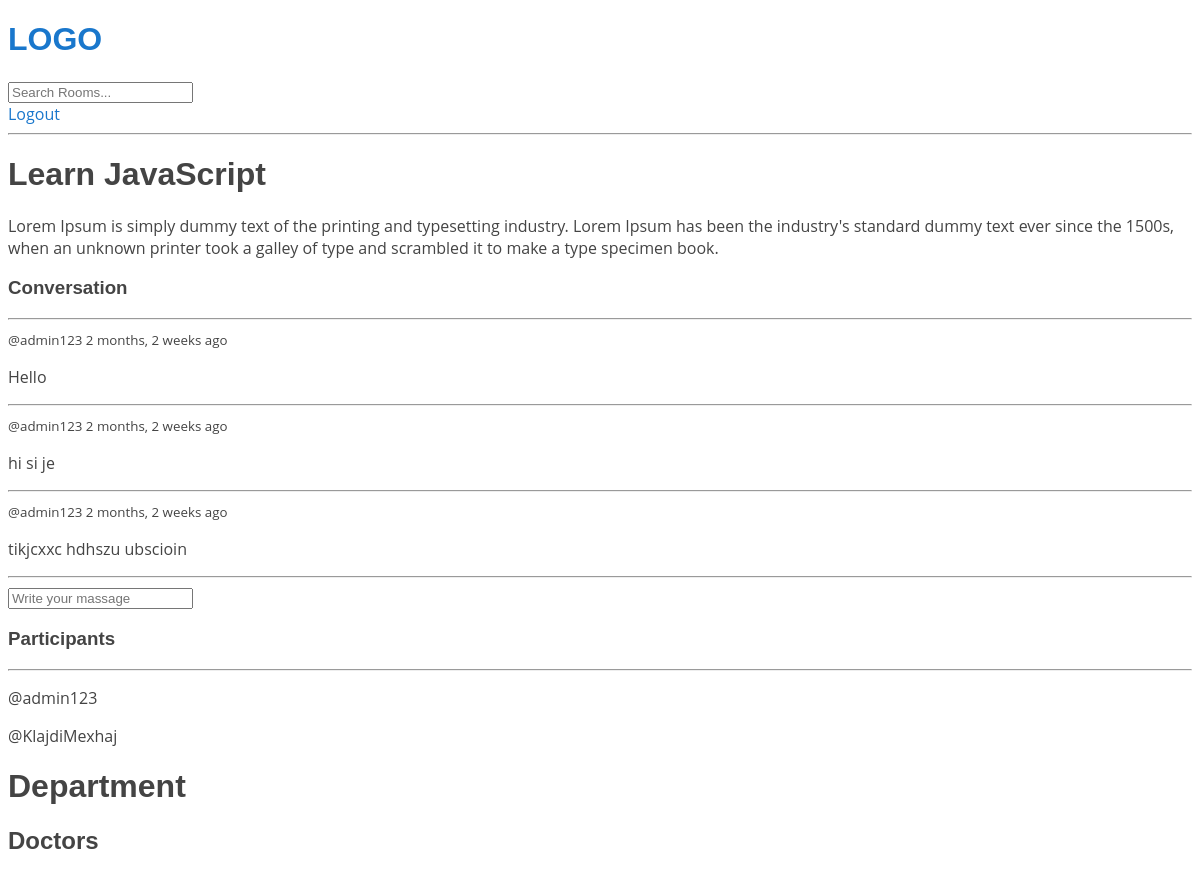
Screenshot of /room/1/ (signed in) with the database file from the repository.
### appSalus/models.py (models this page shows, shortened)
class Room(models.Model):
    host = models.ForeignKey(User, on_delete=models.SET_NULL, null=True)
    topic = models.ForeignKey(Topic, on_delete=models.SET_NULL, null=True)
    name = models.CharField(max_length=200,blank=True)
    description = models.TextField(null=True, blank=True)
    participants = models.ManyToManyField(User,related_name='participants',blank=True)
    updated = models.DateTimeField(auto_now=True)
    created = models.DateTimeField(auto_now_add=True)
    class Meta:
        ordering = ['-updated','-created']

class Message(models.Model):
    user = models.ForeignKey(User, on_delete=models.CASCADE)
    room = models.ForeignKey(Room, on_delete=models.CASCADE)
    body = models.TextField()
    updated = models.DateTimeField(auto_now=True)
    created = models.DateTimeField(auto_now_add=True)

### appSalus/views.py (the view, shortened to what this page needs)
# urls.py: path('room/<str:pk>/',views.room,name="room"),
def room(request, pk):
    room = Room.objects.get(id=pk)
    room_messages = room.message_set.all().order_by('-created')
    participants = room.participants.all()
    context = {'room':room,'room_messages':room_messages,'participants':participants}
    return render(request,'room.html',context)

### appSalus/templates/room.html (shortened to what this page needs)
<!DOCTYPE html>
{% extends 'base/index.html' %}
{% load static %} -->
{% block content %}
<div class="room-container">
    <div>
<h1>{{room.name}}</h1>
<p>{{room.description}}</p>
<div class="comment-wrapper">
    <h3>Conversation</h3>
    <hr>
    {% for message in room_messages %}
    <div>
        <small>@{{message.user}}  {{message.created|timesince}} ago </small>
        <p>{{message.body}}</p>
        <hr>
    </div>
    {% endfor %}
</div>
{% if request.user.is_authenticated %}
<div class="comment-form">
    <form action="" method="POST">
        <input type="text" name="body" placeholder="Write your massage" />
    </form>
</div>
        {% endif %}
 </div>
 <div>
    <h3>Participants</h3>
    <hr>
    {% for user in participants %}
    <div>
        <p>@{{user.username}}</p>
    </div>
    {% endfor %}
 </div>
</div>
<h1>{{ department.name }} Department</h1>
    <h2>Doctors</h2>
{% endblock content %}

### appSalus/static/css/style.css (style rules this page uses)
body { font-family: "Open Sans", sans-serif; color: #444444; }
h1, h2, h3, h4, h5, h6 { font-family: "Raleway", sans-serif; }
*,*:after,*:before { -webkit-box-sizing: border-box; -moz-box-sizing: border-box; -ms-box-sizing:border-box; box-sizing: border-box; }

### rows the page displays
Room: name "Learn JavaScript", description "Lorem Ipsum is simply dummy text of the printing and typesetting industry. Lorem Ipsum has been the industry's standard dummy text ever since the 1500s, when an unknown printer took a galley of type and scrambled it to make a type specimen book."
Message: user "admin123", created "2 months, 2 weeks", body "Hello"
Message: user "admin123", created "2 months, 2 weeks", body "hi si je"
Message: user "admin123", created "2 months, 2 weeks", body "tikjcxxc hdhszu ubscioin"

### other values shown
{{ user.username }} "admin123"
{{ user.username }} "KlajdiMexhaj"
